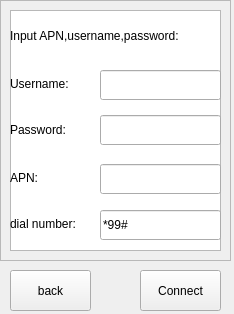
<?xml version="1.0" encoding="UTF-8"?>
<ui version="4.0">
 <class>GprsSet</class>
 <widget class="QWidget" name="GprsSet">
  <property name="geometry">
   <rect>
    <x>0</x>
    <y>0</y>
    <width>234</width>
    <height>314</height>
   </rect>
  </property>
  <property name="minimumSize">
   <size>
    <width>234</width>
    <height>314</height>
   </size>
  </property>
  <property name="maximumSize">
   <size>
    <width>234</width>
    <height>314</height>
   </size>
  </property>
  <property name="windowTitle">
   <string>Form</string>
  </property>
  <widget class="QTextBrowser" name="textBrowser">
   <property name="geometry">
    <rect>
     <x>10</x>
     <y>10</y>
     <width>211</width>
     <height>241</height>
    </rect>
   </property>
  </widget>
  <widget class="QPushButton" name="connect">
   <property name="geometry">
    <rect>
     <x>140</x>
     <y>270</y>
     <width>81</width>
     <height>41</height>
    </rect>
   </property>
   <property name="text">
    <string>Connect</string>
   </property>
  </widget>
  <widget class="QPushButton" name="pushButton_2">
   <property name="geometry">
    <rect>
     <x>10</x>
     <y>270</y>
     <width>81</width>
     <height>41</height>
    </rect>
   </property>
   <property name="text">
    <string>back</string>
   </property>
  </widget>
  <widget class="QFrame" name="frame">
   <property name="geometry">
    <rect>
     <x>0</x>
     <y>0</y>
     <width>231</width>
     <height>261</height>
    </rect>
   </property>
   <property name="frameShape">
    <enum>QFrame::StyledPanel</enum>
   </property>
   <property name="frameShadow">
    <enum>QFrame::Raised</enum>
   </property>
   <widget class="QLineEdit" name="PASSWD">
    <property name="geometry">
     <rect>
      <x>100</x>
      <y>115</y>
      <width>121</width>
      <height>30</height>
     </rect>
    </property>
   </widget>
   <widget class="QLabel" name="label_5">
    <property name="geometry">
     <rect>
      <x>10</x>
      <y>210</y>
      <width>91</width>
      <height>27</height>
     </rect>
    </property>
    <property name="text">
     <string>dial number:</string>
    </property>
   </widget>
   <widget class="QLineEdit" name="username">
    <property name="geometry">
     <rect>
      <x>100</x>
      <y>70</y>
      <width>121</width>
      <height>30</height>
     </rect>
    </property>
   </widget>
   <widget class="QLabel" name="label_4">
    <property name="geometry">
     <rect>
      <x>10</x>
      <y>164</y>
      <width>81</width>
      <height>27</height>
     </rect>
    </property>
    <property name="text">
     <string>APN:</string>
    </property>
   </widget>
   <widget class="QLabel" name="label_3">
    <property name="geometry">
     <rect>
      <x>10</x>
      <y>115</y>
      <width>81</width>
      <height>30</height>
     </rect>
    </property>
    <property name="text">
     <string>Password:</string>
    </property>
   </widget>
   <widget class="QLabel" name="label_2">
    <property name="geometry">
     <rect>
      <x>10</x>
      <y>70</y>
      <width>81</width>
      <height>27</height>
     </rect>
    </property>
    <property name="text">
     <string>Username:</string>
    </property>
   </widget>
   <widget class="QLineEdit" name="APN">
    <property name="geometry">
     <rect>
      <x>100</x>
      <y>164</y>
      <width>121</width>
      <height>30</height>
     </rect>
    </property>
   </widget>
   <widget class="QLineEdit" name="lineEdit">
    <property name="geometry">
     <rect>
      <x>100</x>
      <y>210</y>
      <width>121</width>
      <height>30</height>
     </rect>
    </property>
    <property name="text">
     <string>*99#</string>
    </property>
   </widget>
   <widget class="QLabel" name="label">
    <property name="geometry">
     <rect>
      <x>10</x>
      <y>20</y>
      <width>221</width>
      <height>31</height>
     </rect>
    </property>
    <property name="text">
     <string>Input APN,username,password:</string>
    </property>
   </widget>
  </widget>
 </widget>
 <resources/>
 <connections/>
</ui>
